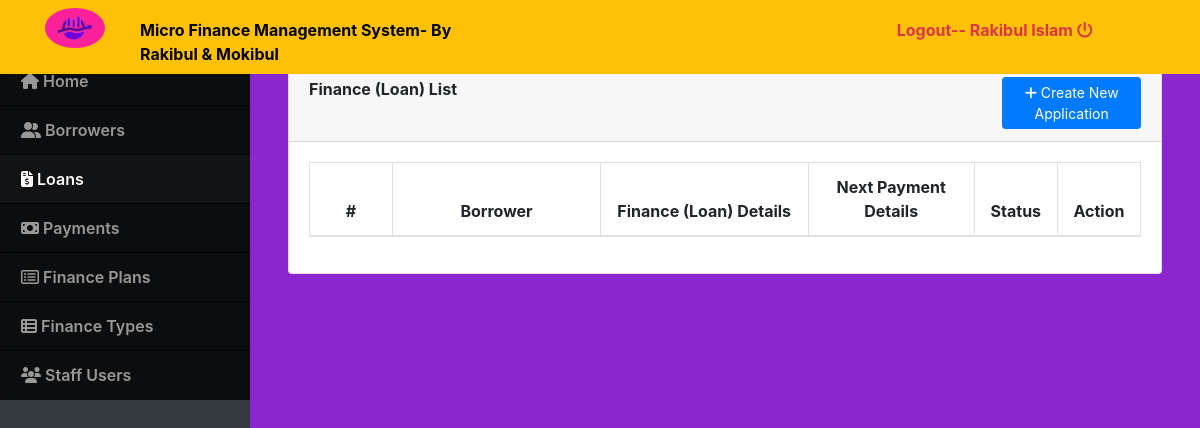
Before: /index.php?page=loans (signed in) with the older database file.
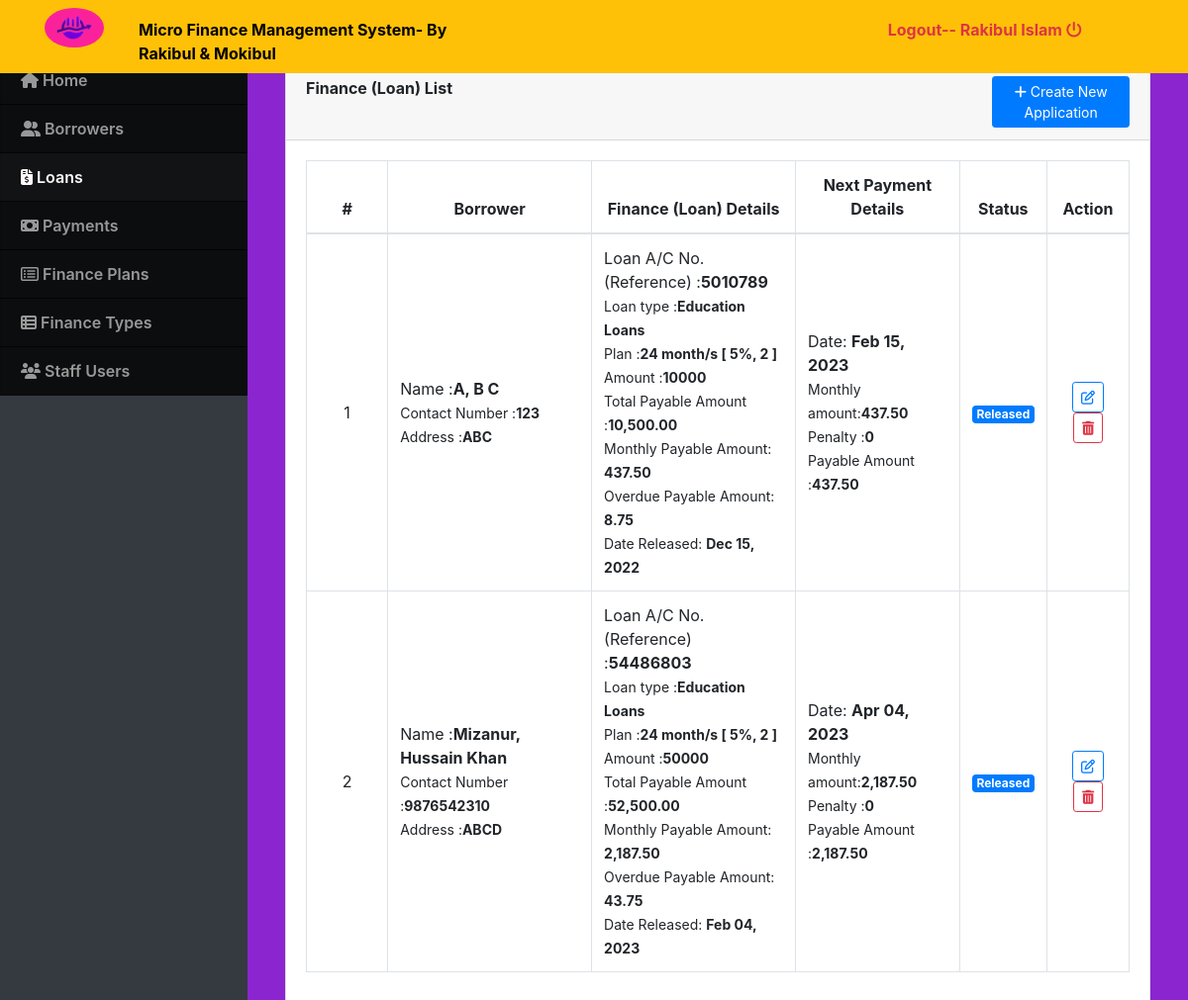
After: the same page with the newer database file.
### tables this page shows
CREATE TABLE `loan_list` (
  `id` int(30) NOT NULL,
  `ref_no` varchar(50) NOT NULL,
  `loan_type_id` int(30) NOT NULL,
  `borrower_id` int(30) NOT NULL,
  `purpose` text NOT NULL,
  `amount` double NOT NULL,
  `plan_id` int(30) NOT NULL,
  `status` tinyint(1) NOT NULL DEFAULT 0 COMMENT '0= request, 1= confrimed,2=released,3=complteted,4=denied\r\n',
  `date_released` datetime NOT NULL,
  `date_created` datetime NOT NULL DEFAULT current_timestamp() ON UPDATE current_timestamp()
);

CREATE TABLE `borrowers` (
  `id` int(30) NOT NULL,
  `firstname` varchar(100) NOT NULL,
  `middlename` varchar(100) NOT NULL,
  `lastname` varchar(100) NOT NULL,
  `contact_no` varchar(30) NOT NULL,
  `address` text NOT NULL,
  `email` varchar(50) NOT NULL,
  `tax_id` varchar(50) NOT NULL,
  `date_created` int(11) NOT NULL
);

CREATE TABLE `loan_plan` (
  `id` int(30) NOT NULL,
  `months` int(11) NOT NULL,
  `interest_percentage` float NOT NULL,
  `penalty_rate` int(11) NOT NULL
);

CREATE TABLE `loan_schedules` (
  `id` int(30) NOT NULL,
  `loan_id` int(30) NOT NULL,
  `date_due` date NOT NULL
);

### loans.php (the view, shortened to what this page needs)
<?php include 'db_connect.php' ?>
<div class="container-fluid">
	<div class="col-lg-12">
		<div class="card">
			<div class="card-header">
				<large class="card-title">
					<b>Finance (Loan) List</b>
					<button class="btn btn-primary btn-sm btn-block col-md-2 float-right" type="button" id="new_application"><i class="fa fa-plus"></i> Create New Application</button>
				</large>
			</div>
			<div class="card-body">
				<table class="table table-bordered" id="loan-list">
					<colgroup>
						<col width="10%">
						<col width="25%">
						<col width="25%">
						<col width="20%">
						<col width="10%">
						<col width="10%">
					</colgroup>
					<thead>
						<tr>
							<th class="text-center">#</th>
							<th class="text-center">Borrower</th>
							<th class="text-center">Finance (Loan) Details</th>
							<th class="text-center">Next Payment Details</th>
							<th class="text-center">Status</th>
							<th class="text-center">Action</th>
						</tr>
					</thead>
					<tbody>
						<?php
						$i = 1;
						$type = $conn->query("SELECT * FROM loan_types where id in (SELECT loan_type_id from loan_list) ");
						while ($row = $type->fetch_assoc()) {
							$type_arr[$row['id']] = $row['type_name'];
						}
						$plan = $conn->query("SELECT *,concat(months,' month/s [ ',interest_percentage,'%, ',penalty_rate,' ]') as plan FROM loan_plan where id in (SELECT plan_id from loan_list) ");
						while ($row = $plan->fetch_assoc()) {
							$plan_arr[$row['id']] = $row;
						}
						$qry = $conn->query("SELECT l.*,concat(b.firstname,', ',b.middlename,' ',b.lastname)as name, b.contact_no, b.address from loan_list l inner join borrowers b on b.id = l.borrower_id  order by id asc");
						while ($row = $qry->fetch_assoc()) :
							$monthly = ($row['amount'] + ($row['amount'] * ($plan_arr[$row['plan_id']]['interest_percentage'] / 100))) / $plan_arr[$row['plan_id']]['months'];
							$penalty = $monthly * ($plan_arr[$row['plan_id']]['penalty_rate'] / 100);
							$payments = $conn->query("SELECT * from payments where loan_id =" . $row['id']);
							$paid = $payments->num_rows;
							$offset = $paid > 0 ? " offset $paid " : "";
							if ($row['status'] == 2) :
								$next = $conn->query("SELECT * FROM loan_schedules where loan_id = '" . $row['id'] . "'  order by date(date_due) asc limit 1 $offset ")->fetch_assoc()['date_due'];
							endif;
						?>
							<tr>
								<td class="text-center"><?php echo $i++ ?></td>
								<td>
									<p>Name :<b><?php echo $row['name'] ?></b></p>
									<p><small>Contact Number :<b><?php echo $row['contact_no'] ?></small></b></p>
									<p><small>Address :<b><?php echo $row['address'] ?></small></b></p>
								</td>
								<td>
									<p>Loan A/C No.(Reference) :<b><?php echo $row['ref_no'] ?></b></p>
									<p><small>Loan type :<b><?php echo $type_arr[$row['loan_type_id']] ?></small></b></p>
									<p><small>Plan :<b><?php echo $plan_arr[$row['plan_id']]['plan'] ?></small></b></p>
									<p><small>Amount :<b><?php echo $row['amount'] ?></small></b></p>
									<p><small>Total Payable Amount :<b><?php echo number_format($monthly * $plan_arr[$row['plan_id']]['months'], 2) ?></small></b></p>
									<p><small>Monthly Payable Amount: <b><?php echo number_format($monthly, 2) ?></small></b></p>
									<p><small>Overdue Payable Amount: <b><?php echo number_format($penalty, 2) ?></small></b></p>
									<?php if ($row['status'] == 2 || $row['status'] == 3) : ?>
										<p><small>Date Released: <b><?php echo date("M d, Y", strtotime($row['date_released'])) ?></small></b></p>
									<?php endif; ?>
								</td>
								<td>
									<?php if ($row['status'] == 2) : ?>
										<p>Date: <b>
												<?php echo date('M d, Y', strtotime($next)); ?>
											</b></p>
										<p><small>Monthly amount:<b><?php echo number_format($monthly, 2) ?></b></small></p>
										<p><small>Penalty :<b><?php echo $add = (date('Ymd', strtotime($next)) < date("Ymd")) ?  $penalty : 0; ?></b></small></p>
										<p><small>Payable Amount :<b><?php echo number_format($monthly + $add, 2) ?></b></small></p>
									<?php else : ?>
										N/a
									<?php endif; ?>
								</td>
								<td class="text-center">
									<?php if ($row['status'] == 0) : ?>
										<span class="badge badge-warning">For Approval</span>
									<?php elseif ($row['status'] == 1) : ?>
										<span class="badge badge-info">Approved</span>
									<?php elseif ($row['status'] == 2) : ?>
										<span class="badge badge-primary">Released</span>
									<?php elseif ($row['status'] == 3) : ?>
										<span class="badge badge-success">Completed</span>
									<?php elseif ($row['status'] == 4) : ?>
										<span class="badge badge-danger">Denied</span>
									<?php endif; ?>
								</td>
								<td class="text-center">
									<button class="btn btn-outline-primary btn-sm edit_loan" type="button" data-id="<?php echo $row['id'] ?>"><i class="fa fa-edit"></i></button>
									<button class="btn btn-outline-danger btn-sm delete_loan" type="button" data-id="<?php echo $row['id'] ?>"><i class="fa fa-trash"></i></button>
								</td>
							</tr>
						<?php endwhile; ?>
					</tbody>
				</table>
			</div>
		</div>
	</div>
</div>

### index.php (shortened to what this page needs)
<!DOCTYPE html>
<html lang="en">
<head>
  <?php
  include('./header.php');
  ?>
</head>
<body>
  <?php include 'topbar.php' ?>
  <?php include 'navbar.php' ?>
  <main id="view-panel">
    <?php $page = isset($_GET['page']) ? $_GET['page'] : 'home'; ?>
    <?php include $page . '.php' ?>
  </main>
</body>
</html>

### header.php (shortened to what this page needs)
<link href="assets/css/style.css" rel="stylesheet">
<link type="text/css" rel="stylesheet" href="assets/css/jquery-te-1.4.0.css">
<link href="assets/css/jquery.datetimepicker.min.css" rel="stylesheet">
<link href="assets/css/select2.min.css" rel="stylesheet">
<link rel="stylesheet" href="https://cdn.jsdelivr.net/npm/bootstrap@4.6.2/dist/css/bootstrap.min.css">
<link rel="stylesheet" href="//cdn.datatables.net/1.13.1/css/jquery.dataTables.min.css">

### topbar.php (shortened to what this page needs)
<nav class="navbar navbar-light fixed-top bg-warning" style="padding:0; ">
  <div class="container-fluid mt-2 mb-2">
    <div class="col-lg-12">
      <div class="col-md-1 float-left" style="display: flex;">
        <div>
          <img class="logo" src="assets/img/logo.png" alt="Logo">
        </div>
      </div>
      <div class="col-md-4 float-left text-white loanms">
        <large style="color: black;"><b>Micro Finance Management System- By Rakibul & Mokibul</b></large>
      </div>
      <div class="col-md-2 float-right text-white loanms">
        <a href="ajax.php?action=logout" class="text-danger user-logout">Logout-- <?php echo $_SESSION['login_name'] ?> <i class="fa fa-power-off"></i></a>
      </div>
    </div>
  </div>
</nav>

### navbar.php (shortened to what this page needs)
<nav id="sidebar" class='mx-lt-5 bg-dark '>
	<div class="sidebar-list">
		<a href="index.php?page=home" class="nav-item nav-home"><span class='icon-field'><i class="fa fa-home"></i></span> Home</a>
		<a href="index.php?page=borrowers" class="nav-item nav-borrowers"><span class='icon-field'><i class="fa fa-user-friends"></i></span> Borrowers</a>
		<a href="index.php?page=loans" class="nav-item nav-loans"><span class='icon-field'><i class="fa fa-file-invoice-dollar"></i></span> Loans</a>
		<a href="index.php?page=payments" class="nav-item nav-payments"><span class='icon-field'><i class="fa fa-money-bill"></i></span> Payments</a>
		<a href="index.php?page=plan" class="nav-item nav-plan"><span class='icon-field'><i class="fa fa-list-alt"></i></span> Finance Plans</a>
		<a href="index.php?page=loan_type" class="nav-item nav-loan_type"><span class='icon-field'><i class="fa fa-th-list"></i></span> Finance Types</a>
		<?php if ($_SESSION['login_type'] == 1) : ?>
			<a href="index.php?page=users" class="nav-item nav-users"><span class='icon-field'><i class="fa fa-users"></i></span> Staff Users</a>
		<?php endif; ?>
	</div>
</nav>

### assets/css/style.css (style rules this page uses)
body { font-family: "Open Sans", sans-serif; color: #444444; width: 100%; height: calc(100%); }
a { color: #1977cc; }
nav#sidebar { height: calc(100%); position: fixed; z-index: 99; left: 0; width: 250px; background-repeat: no-repeat; background-size: cover; }
a.nav-item { position: relative; display: block; padding: .75rem 1.25rem; margin-bottom: -1px; border: 1px solid rgba(0, 0, 0, .125); background-color: #000000c4; color: #989898; font-weight: 600; }
a.nav-item:hover, .nav-item.active { background-color: #000000ad; color: #fffafa; }
main#view-panel { margin-left: 250px; width: calc(100% - 250px); margin-top: 3.5rem; padding: .5em }

### index.php (style rules this page uses)
body { background: #8a25cf; }

### topbar.php (style rules this page uses)
.logo { height: 40px; margin: auto; font-size: 20px; background: #fb219b; ; padding: 7px 11px; border-radius: 50% 50%; }
.loanms { margin-top: 10px; max-width: 35%; }
.user-logout { font-weight: bold; margin-left: 30%; }

### loans.php (style rules this page uses)
td p { margin: unset; }
td { vertical-align: middle !important; }

Changed rows visible on the page:
added loan_list: name "A, B C", borrower.contact_no "123", borrower.address "ABC", ref_no "5010789", loan_type "Education Loans", plan "24 month/s [ 5%, 2 ]", amount "10000", $monthly * $plan_arr[$row['plan_id']]['months'] "10,500.00", monthly "437.50", penalty "8.75", date_released "Dec 15, 2022", id.date_due "Feb 15, 2023", $monthly + $add "437.50", status "Released"
added loan_list: name "Mizanur, Hussain Khan", borrower.contact_no "9876542310", borrower.address "ABCD", ref_no "54486803", loan_type "Education Loans", plan "24 month/s [ 5%, 2 ]", amount "50000", $monthly * $plan_arr[$row['plan_id']]['months'] "52,500.00", monthly "2,187.50", penalty "43.75", date_released "Feb 04, 2023", id.date_due "Apr 04, 2023", $monthly + $add "2,187.50", status "Released"
